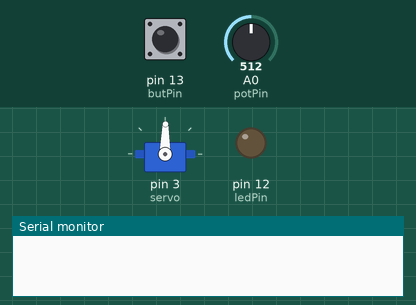
This sketch was run on a simulated Arduino Uno, built with avr-gcc and run on an emulated ATmega328P. Parts: servo, output pins drawn as LEDs (lit = HIGH), the last lines printed to the serial monitor. Inputs (shaded band) come from the test bench; at power-on: A0 (potPin) = 512, pin 13 (butPin) LOW.

Above: at 1.2 s.
1.3 s: A0 (potPin) set to 716
At 2.5 s:
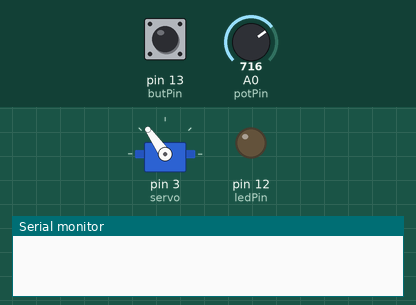
2.8 s: pin 13 (butPin) pulled HIGH for 0.15 s
At 3.9 s:
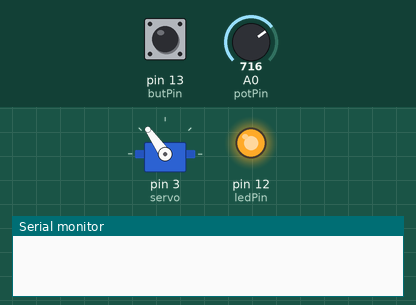
4.4 s: A0 (potPin) set to 900
At 4.9 s:
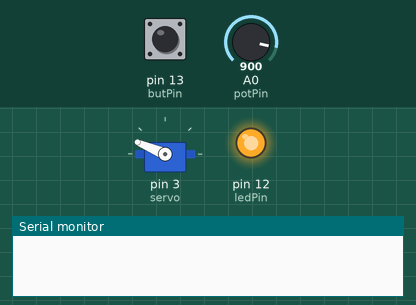
5.9 s: pin 13 (butPin) pulled HIGH for 1 s
At 6.2 s:
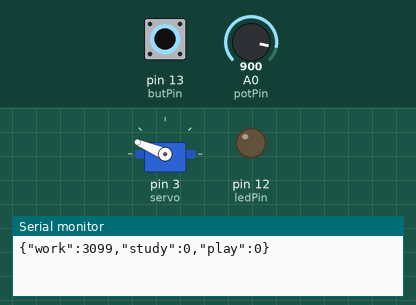
8.4 s: A0 (potPin) set to 1023
At 9.5 s:
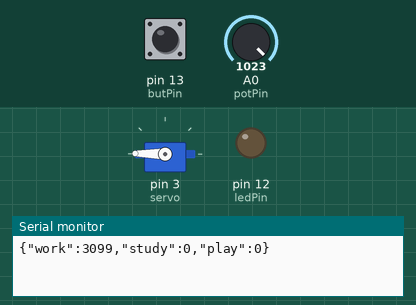
9.9 s: pin 13 (butPin) pulled HIGH for 0.15 s
At 10.2 s:
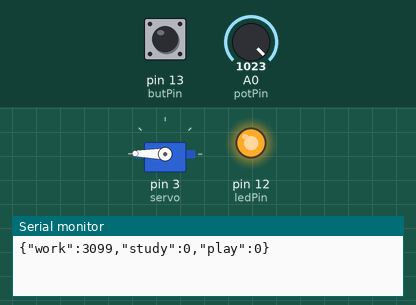
Timing chart, 0 to 12.5 s (numbered marks = the images above; inputs shaded):
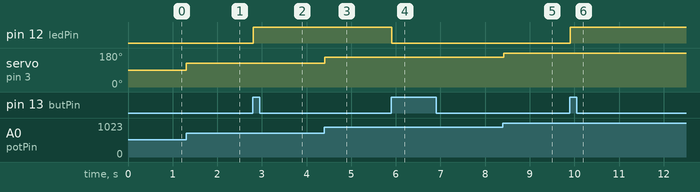

The sketch:

timetracker.ino
```cpp
#include <Servo.h>

int const butPin = 13;
int const ledPin = 12;

int buttonState = LOW;
int previousTrackState = LOW;
int currentTrackState = LOW;

Servo servo;
int const potPin = A0;
int previousAngle;
int currentAngle;

unsigned long startTime = 0;

// work, study, play
unsigned long times[] = {0, 0, 0};
enum Category {
  WORK = 0,
  STUDY = 1,
  PLAY = 2
};
Category previousCategory;
Category currentCategory;

void setup() {
  // put your setup code here, to run once:
  pinMode(butPin, INPUT);
  pinMode(ledPin, OUTPUT);

  servo.attach(3);

  Serial.begin(9600);
}

void loop() {
  // put your main code here, to run repeatedly:

  // check if time should be tracked
  previousTrackState = currentTrackState;
  currentTrackState = startStop();
  setLED(currentTrackState);

  // reset start time as soon as tracking starts
  if (previousTrackState != currentTrackState && currentTrackState == HIGH) {
    resetStartTime();
  }

  // set visual hardware arrow
  previousAngle = currentAngle;
  currentAngle = getPotAngle();
  int diff = abs(previousAngle - currentAngle);
  if (diff > 2) {
    setServo(currentAngle);
  }

  logTimes();

  // print result when tracking has stopped
  if (previousTrackState != currentTrackState && currentTrackState == LOW) {
    Serial.print("{\"work\":");
    Serial.print((unsigned long) times[0]);
    Serial.print(",\"study\":");
    Serial.print((unsigned long) times[1]);
    Serial.print(",\"play\":");
    Serial.print((unsigned long) times[2]);
    Serial.println("}");
  }

  delay(15);
}

int startStop() {
  int previousButtonState = buttonState;
  buttonState = digitalRead(butPin);

  int newState = currentTrackState;

  if (previousButtonState != buttonState && buttonState == HIGH) {
    if (currentTrackState == LOW) {
      newState = HIGH;
    } else {
      newState = LOW;
    }
  }
  return newState;
}

/**
 * log times when:
 * a. tracking is running and the category changes
 * b. tracking has stopped and the last category time needs to be logged
 */
void logTimes() {
  previousCategory = currentCategory;
  currentCategory = getCategory(currentAngle);
  if ((currentTrackState == HIGH && previousCategory != currentCategory) || (currentTrackState == LOW && previousTrackState != currentTrackState)) {
    setCategoryTimes(previousCategory);
    resetStartTime();
  }
}

void setCategoryTimes(Category category) {
  unsigned long timeSpent = millis() - startTime;
  int currCat = (int) category;
  times[currCat] = times[currCat] + timeSpent;
}


Category getCategory(int angle) {
  Category cat = WORK;
  if (0 <= angle && angle < 70) {
    cat = PLAY;
  } else if (70 <= angle && angle < 110) {
    cat = STUDY;
  } else if (110 <= angle && angle < 180) {
    cat = WORK;
  }

  return cat;
}

int getPotAngle() {
  int potVal = analogRead(potPin);

  int angle = map(potVal, 0, 1023, 0, 179);
  return angle;
}

void setServo(int angle) {
  servo.write(angle);
}

void setLED(int state) {
  digitalWrite(ledPin, state);
}

void resetStartTime() {
  startTime = millis();
}
```

Measured:
- after the input at 1.3 s, servo on pin 3 (servo): 89° → 125° at once
- after the input at 2.8 s, pin 12 (ledPin): LOW → HIGH at once
- after the input at 4.4 s, servo on pin 3 (servo): 125° → 157° at once
- after the input at 5.9 s, pin 12 (ledPin): HIGH → LOW at once
- after the input at 8.4 s, servo on pin 3 (servo): 157° → 179° at once
- after the input at 9.9 s, pin 12 (ledPin): LOW → HIGH at once
